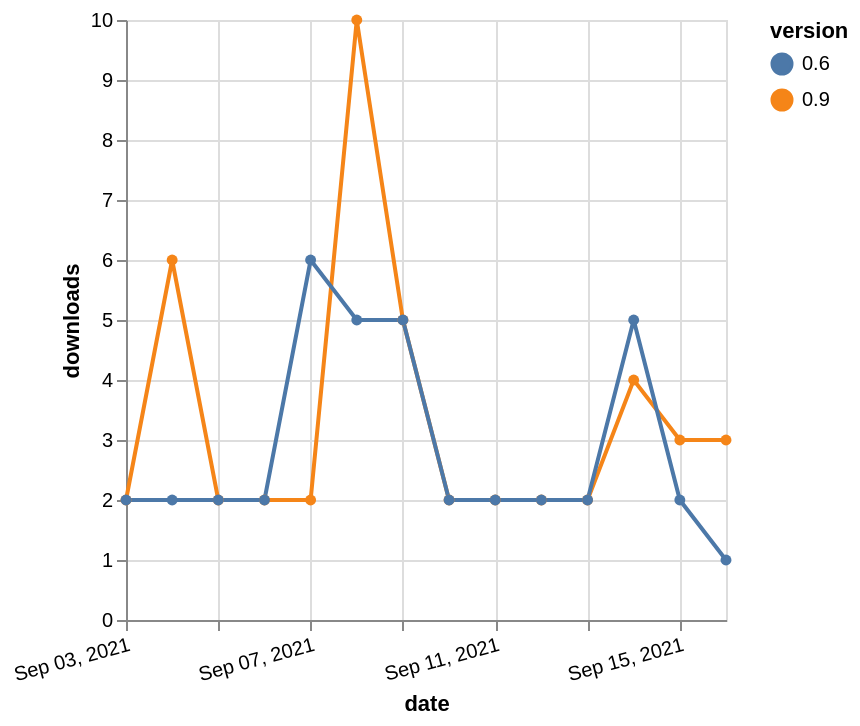

This figure's Vega-Lite source:
### Vega-Lite specification from a JSON file in a GitHub repository (floating-point values rounded to 4 significant figures)
{"$schema": "https://vega.github.io/schema/vega-lite/v5.json", "description": "A simple bar chart with embedded data.", "data": {"values": [{"date": "2021-09-03", "total": 3253, "delta": 2, "version": "0.9"}, {"date": "2021-09-04", "total": 3259, "delta": 6, "version": "0.9"}, {"date": "2021-09-05", "total": 3261, "delta": 2, "version": "0.9"}, {"date": "2021-09-06", "total": 3263, "delta": 2, "version": "0.9"}, {"date": "2021-09-07", "total": 3265, "delta": 2, "version": "0.9"}, {"date": "2021-09-08", "total": 3275, "delta": 10, "version": "0.9"}, {"date": "2021-09-09", "total": 3280, "delta": 5, "version": "0.9"}, {"date": "2021-09-10", "total": 3282, "delta": 2, "version": "0.9"}, {"date": "2021-09-11", "total": 3284, "delta": 2, "version": "0.9"}, {"date": "2021-09-12", "total": 3286, "delta": 2, "version": "0.9"}, {"date": "2021-09-13", "total": 3288, "delta": 2, "version": "0.9"}, {"date": "2021-09-14", "total": 3292, "delta": 4, "version": "0.9"}, {"date": "2021-09-15", "total": 3295, "delta": 3, "version": "0.9"}, {"date": "2021-09-16", "total": 3298, "delta": 3, "version": "0.9"}, {"date": "2021-09-03", "total": 3639, "delta": 2, "version": "0.6"}, {"date": "2021-09-04", "total": 3641, "delta": 2, "version": "0.6"}, {"date": "2021-09-05", "total": 3643, "delta": 2, "version": "0.6"}, {"date": "2021-09-06", "total": 3645, "delta": 2, "version": "0.6"}, {"date": "2021-09-07", "total": 3651, "delta": 6, "version": "0.6"}, {"date": "2021-09-08", "total": 3656, "delta": 5, "version": "0.6"}, {"date": "2021-09-09", "total": 3661, "delta": 5, "version": "0.6"}, {"date": "2021-09-10", "total": 3663, "delta": 2, "version": "0.6"}, {"date": "2021-09-11", "total": 3665, "delta": 2, "version": "0.6"}, {"date": "2021-09-12", "total": 3667, "delta": 2, "version": "0.6"}, {"date": "2021-09-13", "total": 3669, "delta": 2, "version": "0.6"}, {"date": "2021-09-14", "total": 3674, "delta": 5, "version": "0.6"}, {"date": "2021-09-15", "total": 3676, "delta": 2, "version": "0.6"}, {"date": "2021-09-16", "total": 3677, "delta": 1, "version": "0.6"}]}, "width": "container", "mark": {"type": "line", "point": {"filled": true}}, "encoding": {"x": {"field": "date", "type": "temporal", "timeUnit": "yearmonthdate", "title": "date", "axis": {"labelAngle": -15}}, "y": {"field": "delta", "type": "quantitative", "title": "downloads"}, "color": {"field": "version", "type": "nominal"}, "tooltip": {"field": "delta"}}}
